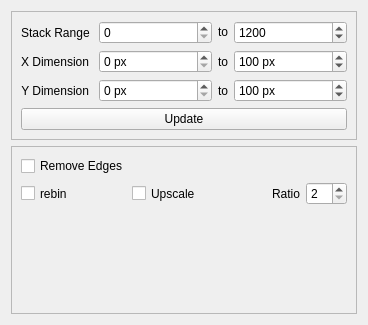
         <widget class="QWidget" name="page">
          <property name="geometry">
           <rect>
            <x>0</x>
            <y>0</y>
            <width>368</width>
            <height>325</height>
           </rect>
          </property>
          <attribute name="label">
           <string>Adjust Image Dimensions</string>
          </attribute>
          <layout class="QGridLayout" name="gridLayout_21">
           <item row="0" column="0">
            <widget class="QFrame" name="frame_7">
             <property name="sizePolicy">
              <sizepolicy hsizetype="Minimum" vsizetype="Preferred">
               <horstretch>0</horstretch>
               <verstretch>0</verstretch>
              </sizepolicy>
             </property>
             <property name="styleSheet">
              <string notr="true"/>
             </property>
             <property name="frameShape">
              <enum>QFrame::StyledPanel</enum>
             </property>
             <property name="frameShadow">
              <enum>QFrame::Raised</enum>
             </property>
             <layout class="QGridLayout" name="gridLayout_30">
              <item row="0" column="0">
               <layout class="QGridLayout" name="gridLayout_17">
                <property name="sizeConstraint">
                 <enum>QLayout::SetMinimumSize</enum>
                </property>
                <item row="0" column="1">
                 <widget class="QSpinBox" name="sb_zrange1">
                  <property name="sizePolicy">
                   <sizepolicy hsizetype="Preferred" vsizetype="Fixed">
                    <horstretch>0</horstretch>
                    <verstretch>0</verstretch>
                   </sizepolicy>
                  </property>
                  <property name="minimum">
                   <number>0</number>
                  </property>
                  <property name="maximum">
                   <number>500</number>
                  </property>
                  <property name="value">
                   <number>0</number>
                  </property>
                  <property name="displayIntegerBase">
                   <number>10</number>
                  </property>
                 </widget>
                </item>
                <item row="0" column="3">
                 <widget class="QSpinBox" name="sb_zrange2">
                  <property name="sizePolicy">
                   <sizepolicy hsizetype="Preferred" vsizetype="Fixed">
                    <horstretch>0</horstretch>
                    <verstretch>0</verstretch>
                   </sizepolicy>
                  </property>
                  <property name="minimum">
                   <number>1</number>
                  </property>
                  <property name="maximum">
                   <number>5000</number>
                  </property>
                  <property name="value">
                   <number>1200</number>
                  </property>
                  <property name="displayIntegerBase">
                   <number>10</number>
                  </property>
                 </widget>
                </item>
                <item row="2" column="3">
                 <widget class="QSpinBox" name="sb_yrange2">
                  <property name="sizePolicy">
                   <sizepolicy hsizetype="Preferred" vsizetype="Fixed">
                    <horstretch>0</horstretch>
                    <verstretch>0</verstretch>
                   </sizepolicy>
                  </property>
                  <property name="readOnly">
                   <bool>false</bool>
                  </property>
                  <property name="suffix">
                   <string> px</string>
                  </property>
                  <property name="minimum">
                   <number>1</number>
                  </property>
                  <property name="maximum">
                   <number>10000</number>
                  </property>
                  <property name="value">
                   <number>100</number>
                  </property>
                 </widget>
                </item>
                <item row="1" column="3">
                 <widget class="QSpinBox" name="sb_xrange2">
                  <property name="sizePolicy">
                   <sizepolicy hsizetype="Preferred" vsizetype="Fixed">
                    <horstretch>0</horstretch>
                    <verstretch>0</verstretch>
                   </sizepolicy>
                  </property>
                  <property name="readOnly">
                   <bool>false</bool>
                  </property>
                  <property name="suffix">
                   <string> px</string>
                  </property>
                  <property name="minimum">
                   <number>1</number>
                  </property>
                  <property name="maximum">
                   <number>10000</number>
                  </property>
                  <property name="value">
                   <number>100</number>
                  </property>
                 </widget>
                </item>
                <item row="1" column="1">
                 <widget class="QSpinBox" name="sb_xrange1">
                  <property name="sizePolicy">
                   <sizepolicy hsizetype="Preferred" vsizetype="Fixed">
                    <horstretch>0</horstretch>
                    <verstretch>0</verstretch>
                   </sizepolicy>
                  </property>
                  <property name="readOnly">
                   <bool>false</bool>
                  </property>
                  <property name="suffix">
                   <string> px</string>
                  </property>
                  <property name="minimum">
                   <number>0</number>
                  </property>
                  <property name="maximum">
                   <number>10000</number>
                  </property>
                  <property name="value">
                   <number>0</number>
                  </property>
                 </widget>
                </item>
                <item row="2" column="0">
                 <widget class="QLabel" name="label_15">
                  <property name="sizePolicy">
                   <sizepolicy hsizetype="Fixed" vsizetype="Preferred">
                    <horstretch>0</horstretch>
                    <verstretch>0</verstretch>
                   </sizepolicy>
                  </property>
                  <property name="text">
                   <string>Y Dimension</string>
                  </property>
                  <property name="alignment">
                   <set>Qt::AlignRight|Qt::AlignTrailing|Qt::AlignVCenter</set>
                  </property>
                 </widget>
                </item>
                <item row="2" column="1">
                 <widget class="QSpinBox" name="sb_yrange1">
                  <property name="sizePolicy">
                   <sizepolicy hsizetype="Preferred" vsizetype="Fixed">
                    <horstretch>0</horstretch>
                    <verstretch>0</verstretch>
                   </sizepolicy>
                  </property>
                  <property name="readOnly">
                   <bool>false</bool>
                  </property>
                  <property name="suffix">
                   <string> px</string>
                  </property>
                  <property name="minimum">
                   <number>0</number>
                  </property>
                  <property name="maximum">
                   <number>10000</number>
                  </property>
                  <property name="value">
                   <number>0</number>
                  </property>
                 </widget>
                </item>
                <item row="1" column="0">
                 <widget class="QLabel" name="label_19">
                  <property name="sizePolicy">
                   <sizepolicy hsizetype="Fixed" vsizetype="Preferred">
                    <horstretch>0</horstretch>
                    <verstretch>0</verstretch>
                   </sizepolicy>
                  </property>
                  <property name="text">
                   <string>X Dimension</string>
                  </property>
                  <property name="alignment">
                   <set>Qt::AlignRight|Qt::AlignTrailing|Qt::AlignVCenter</set>
                  </property>
                 </widget>
                </item>
                <item row="0" column="0">
                 <widget class="QLabel" name="label_20">
                  <property name="sizePolicy">
                   <sizepolicy hsizetype="Fixed" vsizetype="Preferred">
                    <horstretch>0</horstretch>
                    <verstretch>0</verstretch>
                   </sizepolicy>
                  </property>
                  <property name="text">
                   <string>Stack Range </string>
                  </property>
                  <property name="alignment">
                   <set>Qt::AlignRight|Qt::AlignTrailing|Qt::AlignVCenter</set>
                  </property>
                 </widget>
                </item>
                <item row="2" column="2">
                 <widget class="QLabel" name="label_9">
                  <property name="sizePolicy">
                   <sizepolicy hsizetype="Fixed" vsizetype="Preferred">
                    <horstretch>0</horstretch>
                    <verstretch>0</verstretch>
                   </sizepolicy>
                  </property>
                  <property name="text">
                   <string>to</string>
                  </property>
                  <property name="alignment">
                   <set>Qt::AlignCenter</set>
                  </property>
                 </widget>
                </item>
                <item row="1" column="2">
                 <widget class="QLabel" name="label_5">
                  <property name="sizePolicy">
                   <sizepolicy hsizetype="Ignored" vsizetype="Preferred">
                    <horstretch>0</horstretch>
                    <verstretch>0</verstretch>
                   </sizepolicy>
                  </property>
                  <property name="text">
                   <string>to</string>
                  </property>
                  <property name="alignment">
                   <set>Qt::AlignCenter</set>
                  </property>
                 </widget>
                </item>
                <item row="0" column="2">
                 <widget class="QLabel" name="label_22">
                  <property name="sizePolicy">
                   <sizepolicy hsizetype="Ignored" vsizetype="Fixed">
                    <horstretch>0</horstretch>
                    <verstretch>0</verstretch>
                   </sizepolicy>
                  </property>
                  <property name="text">
                   <string>to</string>
                  </property>
                  <property name="alignment">
                   <set>Qt::AlignCenter</set>
                  </property>
                 </widget>
                </item>
               </layout>
              </item>
              <item row="1" column="0">
               <widget class="QPushButton" name="pb_crop">
                <property name="sizePolicy">
                 <sizepolicy hsizetype="Preferred" vsizetype="Fixed">
                  <horstretch>0</horstretch>
                  <verstretch>0</verstretch>
                 </sizepolicy>
                </property>
                <property name="toolTip">
                 <string>Adjust the dimensions of the image</string>
                </property>
                <property name="styleSheet">
                 <string notr="true"/>
                </property>
                <property name="text">
                 <string>Update</string>
                </property>
               </widget>
              </item>
             </layout>
            </widget>
           </item>
           <item row="1" column="0">
            <widget class="QFrame" name="frame_6">
             <property name="sizePolicy">
              <sizepolicy hsizetype="Preferred" vsizetype="Preferred">
               <horstretch>0</horstretch>
               <verstretch>0</verstretch>
              </sizepolicy>
             </property>
             <property name="frameShape">
              <enum>QFrame::StyledPanel</enum>
             </property>
             <property name="frameShadow">
              <enum>QFrame::Raised</enum>
             </property>
             <layout class="QGridLayout" name="gridLayout_22">
              <item row="0" column="0">
               <layout class="QGridLayout" name="gridLayout_14">
                <item row="0" column="0">
                 <widget class="QCheckBox" name="cb_remove_edges">
                  <property name="sizePolicy">
                   <sizepolicy hsizetype="Preferred" vsizetype="Preferred">
                    <horstretch>0</horstretch>
                    <verstretch>0</verstretch>
                   </sizepolicy>
                  </property>
                  <property name="toolTip">
                   <string>Removes one column/row from all four edges</string>
                  </property>
                  <property name="text">
                   <string>Remove Edges</string>
                  </property>
                 </widget>
                </item>
                <item row="1" column="0">
                 <layout class="QHBoxLayout" name="horizontalLayout_12">
                  <item>
                   <widget class="QCheckBox" name="cb_rebin">
                    <property name="enabled">
                     <bool>true</bool>
                    </property>
                    <property name="sizePolicy">
                     <sizepolicy hsizetype="Preferred" vsizetype="Preferred">
                      <horstretch>0</horstretch>
                      <verstretch>0</verstretch>
                     </sizepolicy>
                    </property>
                    <property name="text">
                     <string>rebin</string>
                    </property>
                   </widget>
                  </item>
                  <item>
                   <widget class="QCheckBox" name="cb_upscale">
                    <property name="enabled">
                     <bool>true</bool>
                    </property>
                    <property name="sizePolicy">
                     <sizepolicy hsizetype="Preferred" vsizetype="Preferred">
                      <horstretch>0</horstretch>
                      <verstretch>0</verstretch>
                     </sizepolicy>
                    </property>
                    <property name="text">
                     <string>Upscale</string>
                    </property>
                   </widget>
                  </item>
                  <item>
                   <layout class="QHBoxLayout" name="horizontalLayout">
                    <item>
                     <widget class="QLabel" name="label_12">
                      <property name="text">
                       <string>Ratio</string>
                      </property>
                      <property name="alignment">
                       <set>Qt::AlignRight|Qt::AlignTrailing|Qt::AlignVCenter</set>
                      </property>
                     </widget>
                    </item>
                    <item>
                     <widget class="QSpinBox" name="sb_scaling_factor">
                      <property name="enabled">
                       <bool>true</bool>
                      </property>
                      <property name="sizePolicy">
                       <sizepolicy hsizetype="Fixed" vsizetype="Fixed">
                        <horstretch>0</horstretch>
                        <verstretch>0</verstretch>
                       </sizepolicy>
                      </property>
                      <property name="styleSheet">
                       <string notr="true">font: 10pt &quot;MS Shell Dlg 2&quot;;</string>
                      </property>
                      <property name="minimum">
                       <number>2</number>
                      </property>
                      <property name="maximum">
                       <number>16</number>
                      </property>
                      <property name="singleStep">
                       <number>2</number>
                      </property>
                      <property name="value">
                       <number>2</number>
                      </property>
                     </widget>
                    </item>
                   </layout>
                  </item>
                 </layout>
                </item>
               </layout>
              </item>
              <item row="1" column="0">
               <spacer name="verticalSpacer_3">
                <property name="orientation">
                 <enum>Qt::Vertical</enum>
                </property>
                <property name="sizeHint" stdset="0">
                 <size>
                  <width>20</width>
                  <height>40</height>
                 </size>
                </property>
               </spacer>
              </item>
             </layout>
            </widget>
           </item>
          </layout>
         </widget>
